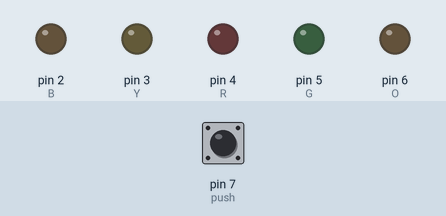
This sketch was run on a simulated Arduino Uno, built with avr-gcc and run on an emulated ATmega328P. Parts: output pins drawn as LEDs (lit = HIGH). Dashed ring = blinking. The test bench sets the inputs (shaded band); at power-on: pin 7 (push) HIGH. Random numbers use the default seed unless the sketch sets one.

Above: at 1.2 s.
1.3 s: pin 7 (push) pulled LOW for 1 s
At 3.3 s:
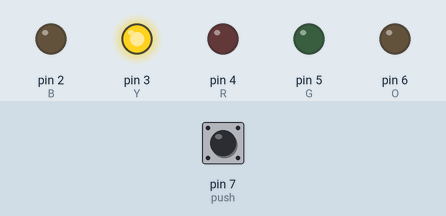
3.8 s: pin 7 (push) pulled LOW for 0.15 s
At 4.7 s:
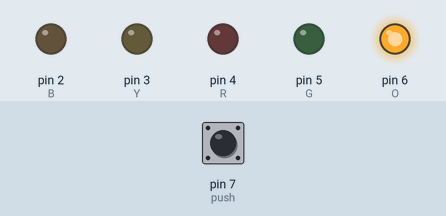
5.6 s: pin 7 (push) pulled LOW for 3.2 s
At 8.7 s:
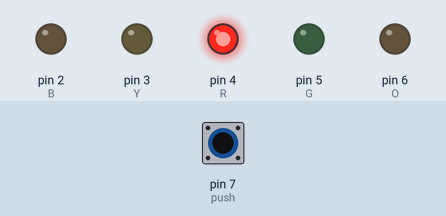
10.4 s: pin 7 (push) driven LOW
At 12.6 s:
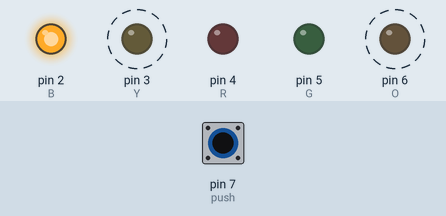
13.4 s: pin 7 (push) driven HIGH
14.9 s: pin 7 (push) driven LOW
At 15.95 s:
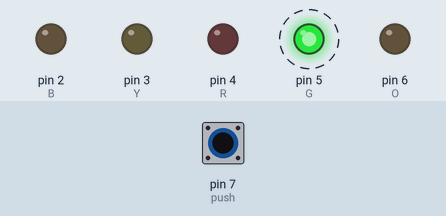
Timing chart, 0 to 18.9 s (numbered marks = the images above; inputs shaded):
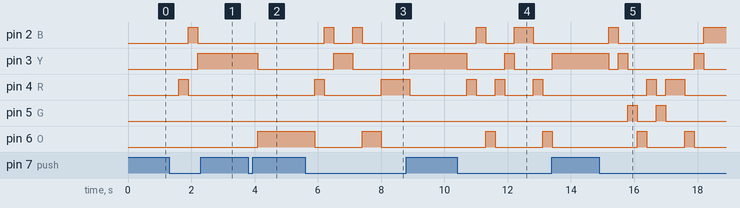

The sketch:

Adivinaelcolor.ino
```cpp
//leds
int O = 6;
int G = 5;
int R = 4;
int Y = 3;
int B = 2;
int unknow = 0;
int push = 7;

void setup() {
  pinMode(O, OUTPUT);
  pinMode(G, OUTPUT);
  pinMode(R, OUTPUT);
  pinMode(Y, OUTPUT);
  pinMode(B, OUTPUT);
  pinMode(push, INPUT_PULLUP);
}

void loop() {

  if (digitalRead(push) == LOW)
  {
    unknow = random(1, 6);
    delay(300);
  }

  switch (unknow)
  {
    case 1:
      digitalWrite(O, HIGH);
      digitalWrite(G, LOW);
      digitalWrite(R, LOW);
      digitalWrite(Y, LOW);
      digitalWrite(B, LOW);
      break;

    case 2:
      digitalWrite(O, LOW);
      digitalWrite(G, HIGH);
      digitalWrite(R, LOW);
      digitalWrite(Y, LOW);
      digitalWrite(B, LOW);
      break;

    case 3:
      digitalWrite(O, LOW);
      digitalWrite(G, LOW);
      digitalWrite(R, HIGH);
      digitalWrite(Y, LOW);
      digitalWrite(B, LOW);
      break;

    case 4:
      digitalWrite(O, LOW);
      digitalWrite(G, LOW);
      digitalWrite(R, LOW);
      digitalWrite(Y, HIGH);
      digitalWrite(B, LOW);
      break;

    case 5:
      digitalWrite(O, LOW);
      digitalWrite(G, LOW);
      digitalWrite(R, LOW);
      digitalWrite(Y, LOW);
      digitalWrite(B, HIGH);
      break;

    case 6:
      digitalWrite(O, HIGH);
      digitalWrite(G, HIGH);
      digitalWrite(R, HIGH);
      digitalWrite(Y, HIGH);
      digitalWrite(B, HIGH);
      break;

  }


}
```

Measured:
- after the input at 1.3 s, pin 2 (B): LOW → HIGH after 0.60 s, → LOW 0.30 s later; pin 3 (Y): LOW → HIGH after 0.90 s; pin 4 (R): LOW → HIGH after 0.30 s, → LOW 0.30 s later
- after the input at 3.8 s, pin 3 (Y): HIGH → LOW after 0.30 s; pin 6 (O): LOW → HIGH after 0.30 s
- after the input at 5.6 s, pin 2 (B): alternates HIGH for 0.30 s and LOW for 0.60 s, 4 changes in all, then stays LOW, starting after 0.60 s; pin 3 (Y): LOW → HIGH after 0.90 s, → LOW 0.60 s later, → HIGH 1.8 s later
- after the input at 10.4 s, pin 2 (B): LOW → HIGH after 0.60 s, → LOW 0.30 s later, → HIGH 0.90 s later, → LOW 0.60 s later; pin 3 (Y): HIGH → LOW after 0.30 s, → HIGH 1.2 s later, → LOW 0.30 s later
- after the input at 14.9 s, pin 2 (B): LOW → HIGH after 0.30 s, → LOW 0.30 s later, → HIGH 2.7 s later; pin 3 (Y): goes LOW 0.30 s, HIGH 0.30 s, LOW 2.1 s, HIGH 0.30 s, then LOW, starting after 0.30 s
